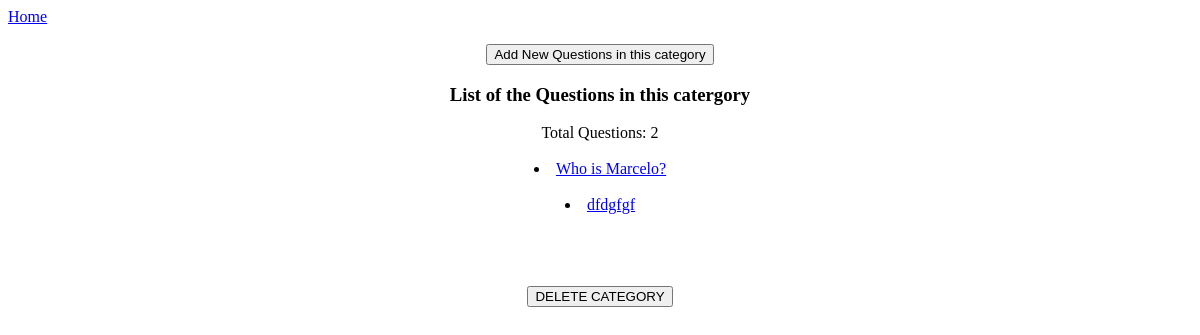
The app's page /CategoryDetails/1/, older data.
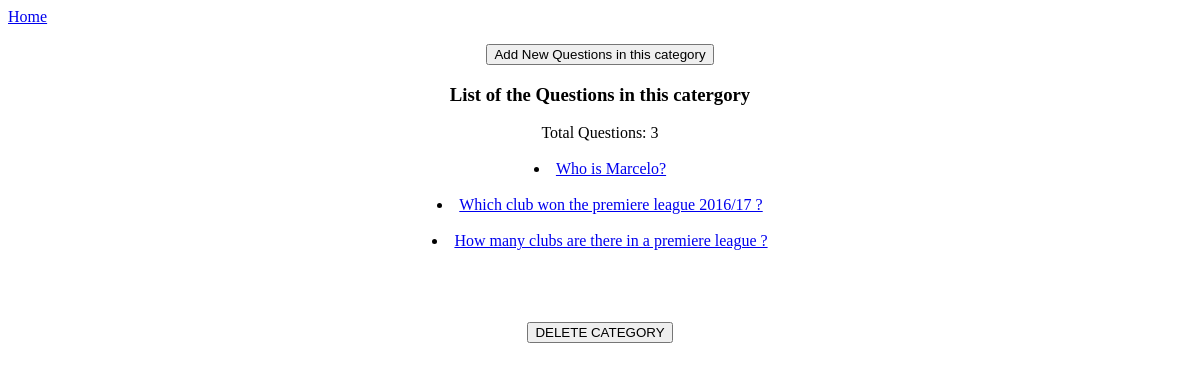
The same page, newer data.
### polls/models.py (models this page shows, shortened)
class Question(models.Model):
    question_text = models.CharField(max_length=100)
    pub_date = models.DateTimeField(default=timezone.now())
    question_category = models.ForeignKey(Category, blank=True)

### polls/views.py (the view)
# urls.py: url(r'^CategoryDetails/(?P<pk>\d+)/$', v.CategoryDetailView.as_view(), name="CategoryDetails"),
class CategoryDetailView(DetailView):
    model = Category
    template_name = "category_detail.html"
    def get_context_data(self, **kwargs):
        context = super(CategoryDetailView, self).get_context_data(**kwargs)
        context['a'] = Question.objects.all()
        context['total_question'] = Question.objects.filter(question_category__name=self.object.name).count()
        return context

### polls/templates/category_detail.html
<a href = "{%url "main_page" %}">Home</a> <br><br>
<center>
<a href = "{%url "QuestionCreate" object.id%}"><button type="button">Add New Questions in this category</button></a>
<h3>List of the Questions in this catergory</h3>Total Questions: {{total_question}}<br>
{% for k in a %}
    {% if k.question_category == object %}
    <br>
            <li><a href ="{% url 'ChoiceList' k.id %}">{{k.question_text}}</li>
    {% endif %}
{% endfor %}
<br><br><br><br>
<a href="{% url "CategoryDelete" object.id %}"><button type="button">DELETE CATEGORY</button></a><br>
</center>

Row changes from the older to the newer data that the page shows:
removed Question: question_text "dfdgfgf"
added Question: question_text "Which club won the premiere league 2016/17 ?"
added Question: question_text "How many clubs are there in a premiere league ?"
Text that changed along with them:
{{ total_question }}: "2" → "3"
